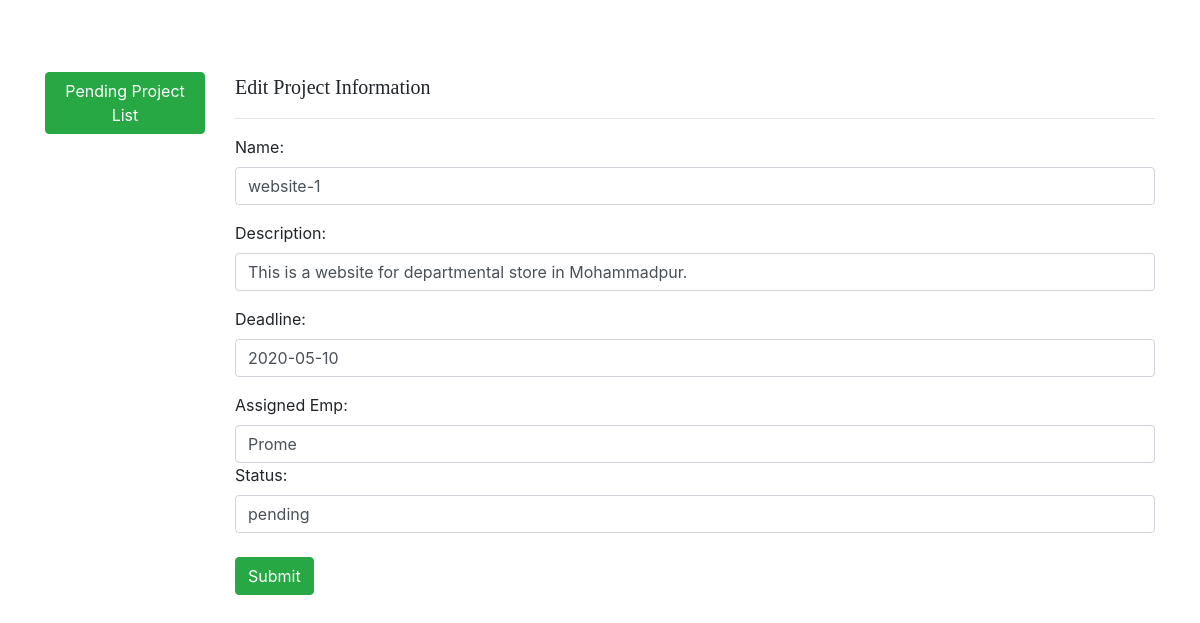
Page /cto/futureproj_edit.php?id=1 on the committed database.
### tables this page shows
CREATE TABLE `futureproject` (
  `id` int(10) NOT NULL,
  `name` varchar(200) NOT NULL,
  `description` varchar(300) NOT NULL,
  `deadline` varchar(50) NOT NULL,
  `assigned_emp` varchar(100) NOT NULL,
  `status` varchar(30) NOT NULL
);

### cto/futureproj_edit.php (the view, shortened to what this page needs)
<?php
  $id = $_GET['id'];
  $conn = mysqli_connect('localhost','root','','finalproj');
  $sql = "SELECT * FROM `futureproject` WHERE id=$id";
  $result = mysqli_query($conn, $sql);
  $std = mysqli_fetch_assoc($result);
?>
<!DOCTYPE html>
<html lang="en">
  <head>
    <link rel="stylesheet" href="https://stackpath.bootstrapcdn.com/bootstrap/4.4.1/css/bootstrap.min.css">
  </head>
  <body>
<br> <br>
    <div style="min-height: 500px;" class="container" >
      <div class="row">
        <div class="col-md-2">  <br>
          <a class="btn btn-success" href="cto_futureproj.php">Pending Project List</a>
        </div>
        <br>
        <div class="col-md-10">
          <br>
          <a style="font-family: cursive; font-size: 20px;">Edit Project Information</a>
          <hr>
          <form action="futureproj_update.php?id=<?php echo $id ?>" method="POST">
            <div class="form-group">
              <label for="Name">Name:</label>
              <input type="text" class="form-control" name="name" placeholder="Project Name" value="<?php echo $std['name']?>">
            </div>
            <div class="form-group">
              <label for="Name">Description:</label>
              <input type="text" class="form-control" name="description" placeholder="Description" value="<?php echo $std['description']?>">
            </div>
            <div class="form-group">
              <label for="Name">Deadline:</label>
              <input type="text" class="form-control" name="deadline" placeholder="Deadline of the project" value="<?php echo $std['deadline']?>">
            </div>
            <div class="forn-group">
              <label for="Name">Assigned Emp:</label>
              <input type="text" class="form-control" name="assigned_emp" placeholder="Assigned employee" value="<?php echo $std['assigned_emp']?>">
            </div>
            <div class="forn-group">
              <label for="Name">Status:</label>
              <input type="text" class="form-control" name="status" placeholder="Status" value="<?php echo $std['status']?>">
            </div>
            <br>
            <button type="submit" class="btn btn-success">Submit</button>
          </form>
         </div>
      </div>
    </div>
    <br>
    <br>
  </body>
</html>

### rows in the picture
futureproject: name "website-1", description "This is a website for departmental store in Mohammadpur.", deadline "2020-05-10", assigned_emp "Prome", status "pending"
